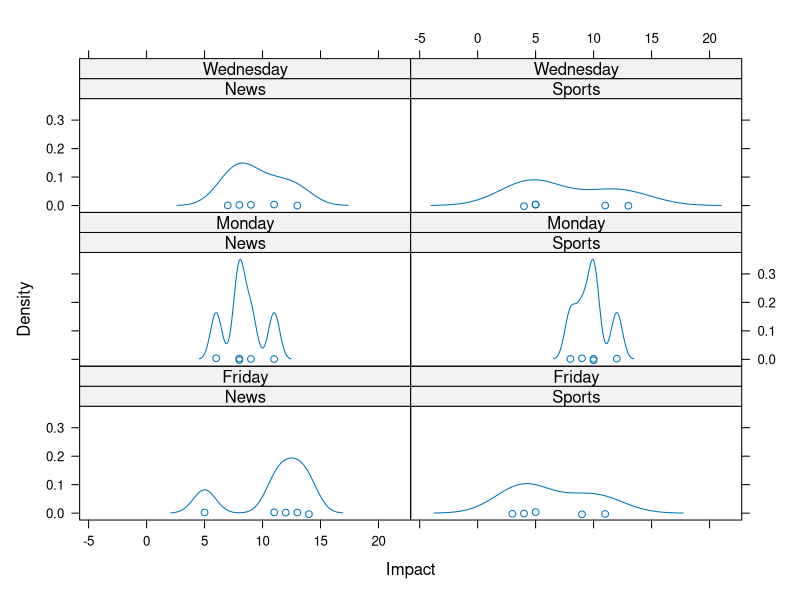
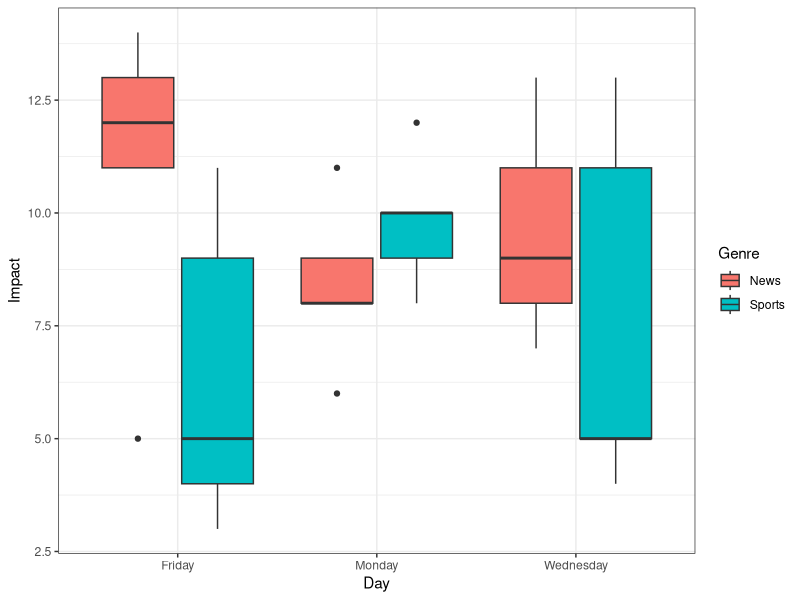
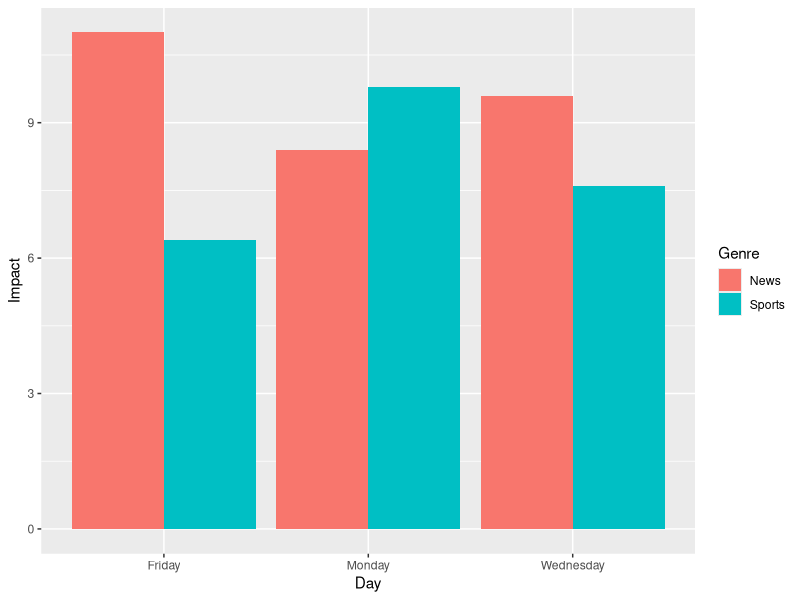
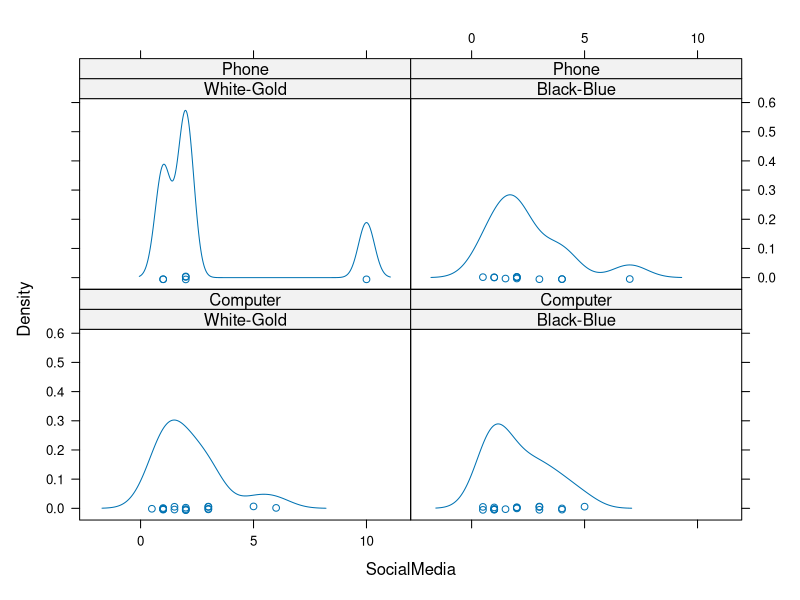
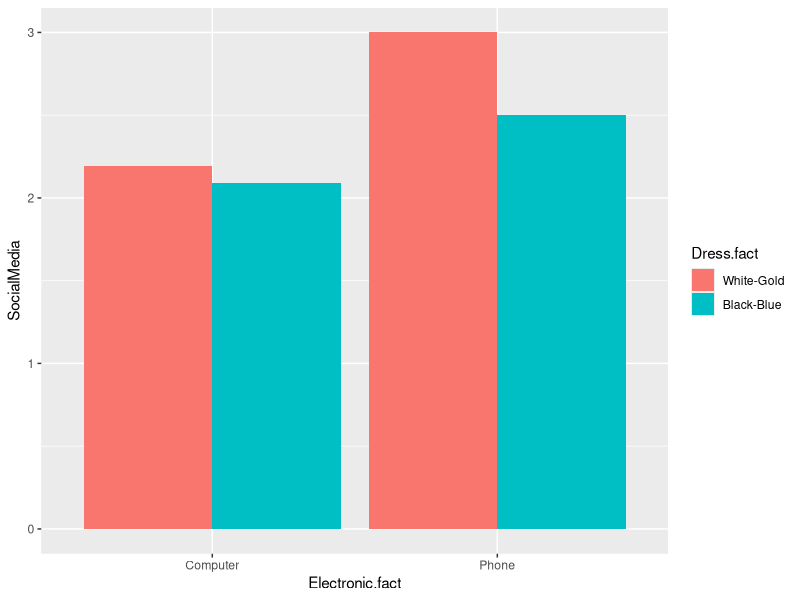
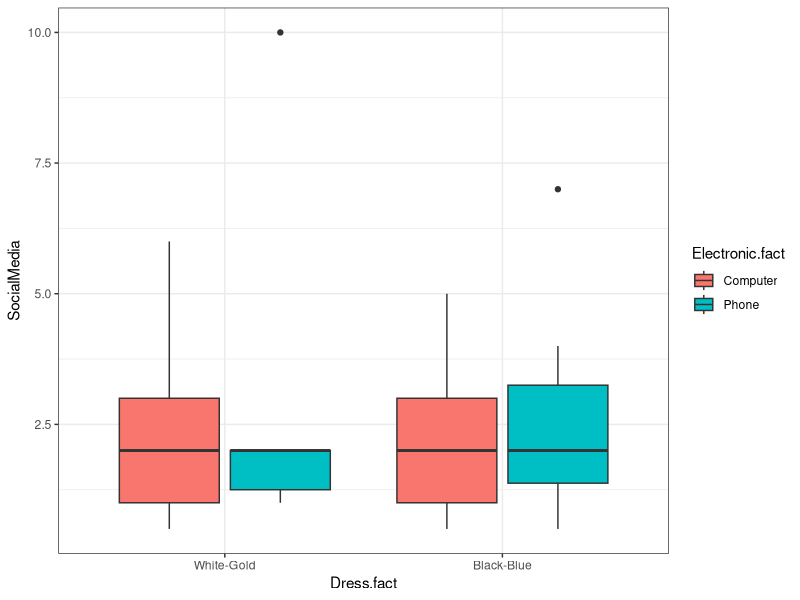

These figures' R source, in order:
## ---- chunk 1
#source("https://dl.dropboxusercontent.com/u/6036547/109_2016_f.txt?raw=1")
## ---- chunk 2
setwd("C:/Users/lklap/Dropbox/Exercises")
## ---- chunk 3
library(plyr)
library(car)
library(lattice)
library(psych)
library(ggplot2)
## ---- chunk 4
setwd("C:/Users/lklap/Dropbox/Exercises")
NEWS <- read.csv("Newspaper.csv")
## ---- chunk 5
str(NEWS)
## ---- chunk 6
with(NEWS, psych::describeBy(Impact, list(Genre,Day)))
## ---- chunk 7
with(NEWS, lattice::densityplot(~Impact | Genre * Day))
## ---- chunk 8
with(NEWS, by(Impact, list(Genre, Day), shapiro.test))
## ---- chunk 9
with(NEWS, car::leveneTest(Impact ~ Day * Genre))
## ---- chunk 10
NEWS.aov = with(NEWS, aov(Impact ~ Day * Genre))
## ---- chunk 11
Anova(NEWS.aov, type = "III")
## ---- chunk 12
TukeyHSD(NEWS.aov)
## ---- chunk 13
ggplot2::ggplot(NEWS, aes(x = Day, y = Impact)) +
        geom_boxplot(aes(fill = Genre), width = 0.8) + theme_bw()

ggplot2::ggplot(NEWS) + 
        geom_bar(aes(Day, Impact, fill = Genre), position = "dodge", stat = "summary", fun.y = "mean")
## ---- chunk 14
setwd("C:/Users/lklap/Dropbox/Exercises")
DRESS <- read.csv("Dress.csv")
str(DRESS)
## ---- chunk 15
DRESS$Dress.fact <- with(DRESS, factor(Dress, 
                       levels = c(1, 2), 
                       labels = c("White-Gold", "Black-Blue")))

DRESS$Electronic.fact <- with(DRESS, factor(Electronic, 
                       levels = c(1, 2), 
                       labels = c("Computer", "Phone")))
## ---- chunk 16
with(DRESS, psych::describeBy(SocialMedia, list(Electronic.fact, Dress.fact)))
## ---- chunk 17
with(DRESS, lattice::densityplot(~SocialMedia | Dress.fact * Electronic.fact))
## ---- chunk 18
with(DRESS, by(SocialMedia, list(Dress.fact, Electronic.fact), shapiro.test))
## ---- chunk 19
with(DRESS, car::leveneTest(SocialMedia ~ Dress.fact * Electronic.fact))
## ---- chunk 20
DRESS.aov = with(DRESS, aov(SocialMedia ~ Dress.fact * Electronic.fact))
## ---- chunk 21
car::Anova(DRESS.aov, type = "III")
## ---- chunk 22
ggplot2::ggplot(DRESS) + 
        geom_bar(aes(Electronic.fact, SocialMedia, fill = Dress.fact), position = "dodge", stat = "summary", fun.y = "mean")

ggplot2::ggplot(DRESS, aes(x = Dress.fact, y = SocialMedia)) +
        geom_boxplot(aes(fill = Electronic.fact), width = 0.8) + theme_bw()

